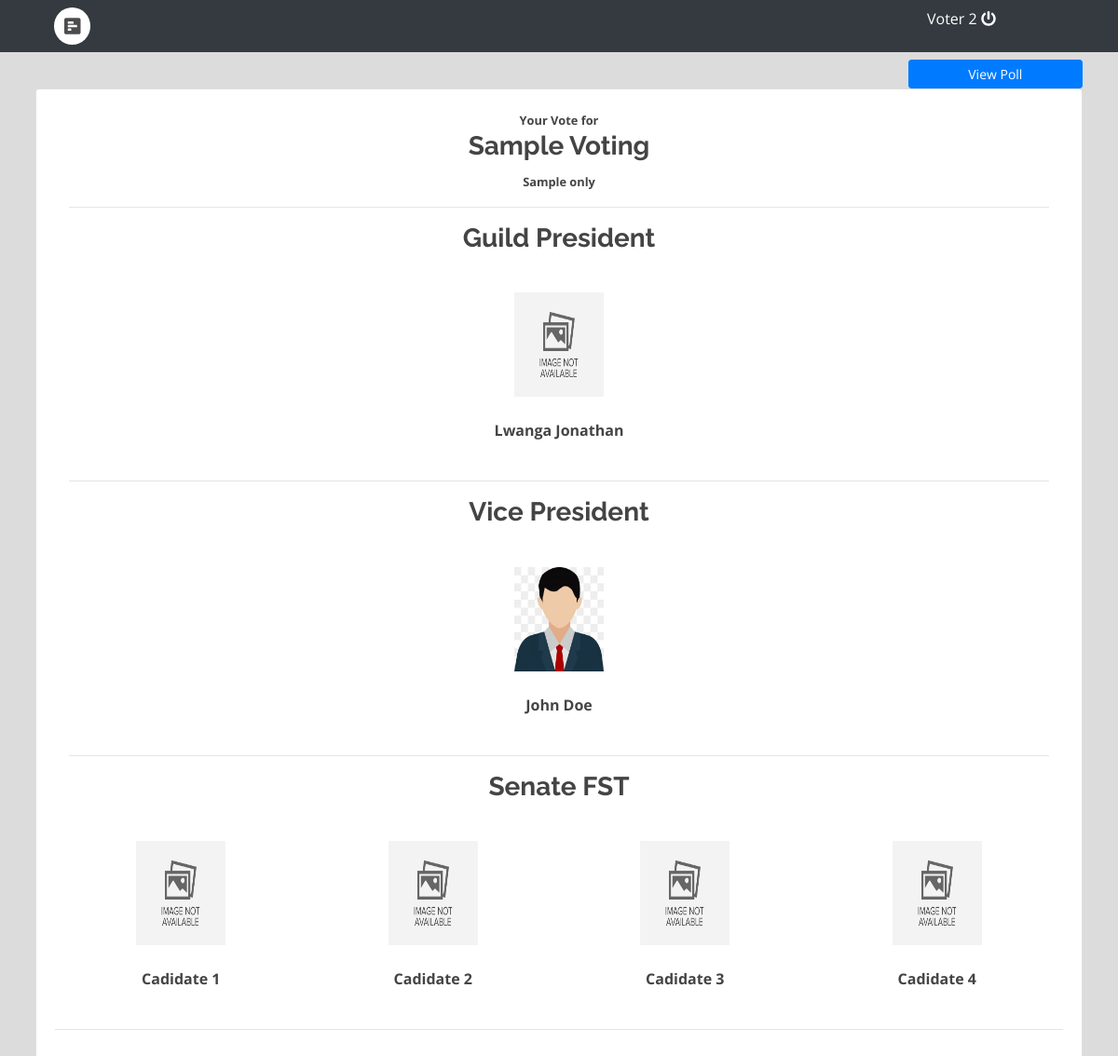
/voting.php?page=view_vote (signed in), run on the app's committed database.
### tables this page shows
CREATE TABLE IF NOT EXISTS `category_list` (
  `id` int(30) NOT NULL AUTO_INCREMENT,
  `category` text NOT NULL,
  PRIMARY KEY (`id`)
);

CREATE TABLE IF NOT EXISTS `votes` (
  `id` int(30) NOT NULL AUTO_INCREMENT,
  `voting_id` int(30) NOT NULL,
  `category_id` int(30) NOT NULL,
  `voting_opt_id` int(30) NOT NULL,
  `user_id` int(30) NOT NULL,
  PRIMARY KEY (`id`)
);

CREATE TABLE IF NOT EXISTS `voting_opt` (
  `id` int(30) NOT NULL AUTO_INCREMENT,
  `voting_id` int(30) NOT NULL,
  `category_id` int(30) NOT NULL,
  `image_path` text NOT NULL,
  `opt_txt` text NOT NULL,
  PRIMARY KEY (`id`)
);

### view_vote.php (the view, shortened to what this page needs)
<?php include('db_connect.php');?>
<?php
	$mvotes = $conn->query("SELECT * FROM votes where voting_id = $id and user_id = ".$_SESSION['login_id']." ");
	$vote_arr = array();
	while($row=$mvotes->fetch_assoc()){
		$vote_arr[$row['category_id']][] = $row;
	}
	$opts = $conn->query("SELECT * FROM voting_opt where voting_id=".$id);
	$opt_arr = array();
	while($row=$opts->fetch_assoc()){
		$opt_arr[$row['id']] = $row;
	}
?>
<div class="container-fluid">
	<div class="col-lg-12">
		<div class="row">
			<div class="col-md-12">
				<a class="btn btn-primary btn-sm  col-md-2 float-right" href="voting.php?page=home">View Poll</a>
			</div>
		</div>
		<div class="card">
			<div class="card-body">
				<div class="col-lg-12">
					<div class="text-center">
						<small><b>Your Vote for</b></small>
						<h3><b><?php echo $title ?></b></h3>
						<small><b><?php echo $description; ?></b></small>
					</div>
					<?php
					$cats = $conn->query("SELECT * FROM category_list where id in (SELECT category_id from voting_opt where voting_id = '".$id."' )");
					while($row = $cats->fetch_assoc()):
					?>
						<hr>
						<div class="row mb-4">
							<div class="col-md-12">
									<div class="text-center">
										<h3><b><?php echo $row['category'] ?></b></h3>
									</div>
							</div>
						</div>
						<div class="row mt-3">
						<?php
						foreach ($vote_arr[$row['id']] as $voted) {
						?>
							<div class="candidate" style="position: relative;">
								<div class="item">
								<div style="display: flex">
									<img src="assets/img/<?php echo $opt_arr[$voted['voting_opt_id']]['image_path'] ?>" alt="">
								</div>
								<br>
								<div class="text-center">
									<large class="text-center"><b><?php echo ucwords($opt_arr[$voted['voting_opt_id']]['opt_txt']) ?></b></large>
								</div>
								</div>
							</div>
						<?php } ?>
						</div>
					<?php endwhile; ?>
				</div>
				<hr>
			</div>
		</div>
	</div>
</div>

### assets/css/style.css (style rules this page uses)
body { font-family: "Open Sans", sans-serif; color: #444444; width: 100%; height: calc(100%); }
a { color: #1977cc; }
h1, h2, h3, h4, h5, h6 { font-family: "Raleway", sans-serif; }

### voting.php (style rules this page uses)
body { background: #80808045; }

### view_vote.php (style rules this page uses)
.candidate { margin: auto; width: 16vw; padding: 10px; border-radius: 3px; margin-bottom: 1em }
.candidate img { height: 14vh; width: 8vw; margin: auto; }

### data on the page
category_list: category "Guild President"
votes: voting_opt.image_path (placeholder picture), voting_opt.opt_txt "Lwanga Jonathan"
category_list: category "Vice President"
votes: voting_opt.image_path (picture), voting_opt.opt_txt "John Doe"
category_list: category "Senate FST"
votes: voting_opt.image_path (placeholder picture), voting_opt.opt_txt "Cadidate 1"
votes: voting_opt.image_path (placeholder picture), voting_opt.opt_txt "Cadidate 2"
votes: voting_opt.image_path (placeholder picture), voting_opt.opt_txt "Cadidate 3"
votes: voting_opt.image_path (placeholder picture), voting_opt.opt_txt "Cadidate 4"

### other printed values
$_SESSION['login_name'] "Voter 2"
$title "Sample Voting"
$description "Sample only"
